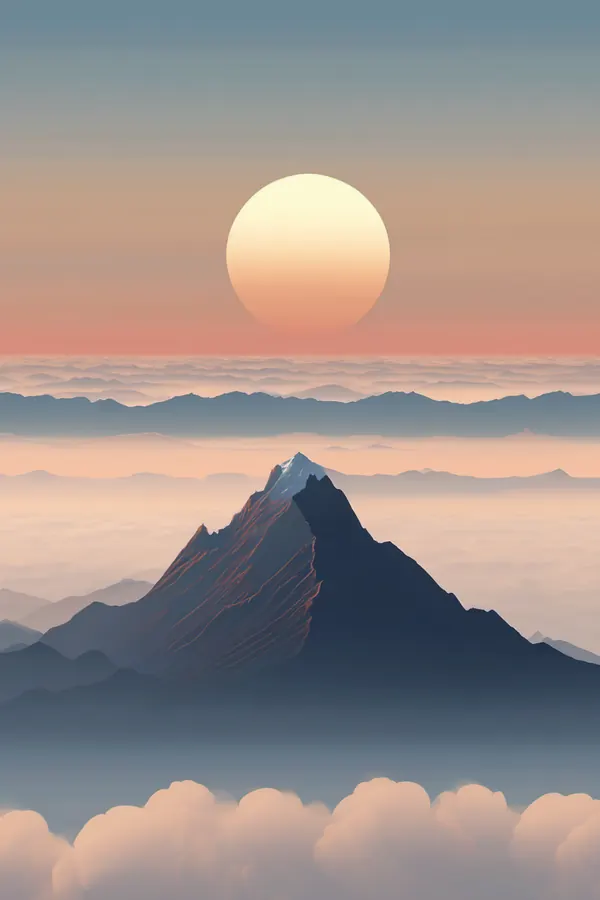
#> input picture assets/covers/templates/above-the-clouds.webp, 600 x 900 px
$ python -i build_cover_templates.py   (imports and definitions only)
#> lines starting #> are read from the running program, lines starting #| are printed output that depends on the picture
#> further down, picture is the input picture: PIL image 600x900 RGB; mean R, G, B 156.4, 144.1, 139.4
"""Add ComfyUI artwork to the cover-template library.

Reads picks from a JSON list of [source_png, id, name, blurb, [genres]], crops each to 2:3,
writes 600x900 art + 264x396 thumb into assets/covers/templates/, MEASURES palette and
type placement from the pixels, and prints the new entries as JSON for merging into
js/data/cover-templates.js (see the merge step in the session notes / merge_templates.mjs).

Run:  python -I tools/build_cover_templates.py picks.json out_entries.json
"""
import json, sys, colorsys
from pathlib import Path
from PIL import Image, ImageStat

ROOT = Path(__file__).resolve().parent.parent
OUT = ROOT / "assets" / "covers" / "templates"
INK, WHITE = "#16161a", "#ffffff"

# [4 lines left out: function lum, not called in this run]

def hexc(rgb): return "#%02x%02x%02x" % tuple(int(round(c)) for c in rgb)

# [4 lines left out: function region, not called in this run]

def accent(im):
    small = im.convert("RGB").resize((64, 96))
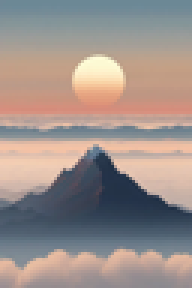
#> small: PIL image 64x96 RGB (shown 3 times larger); mean R, G, B 156.4, 144.1, 139.4
    best, score = None, -1
    for px in small.quantize(8).convert("RGB").getcolors(10000):
        n, c = px
        h, s, v = colorsys.rgb_to_hsv(*[x / 255 for x in c])
        sc = n * s * (0.3 + v) if v > 0.2 else 0
        if sc > score: best, score = c, sc
#> this loop made 8 passes
#> (n, h, s, v, sc, best, score) on passes 1, 3: (670, 0.0556, 0.233, 0.808, 173, (206, 174, 158), 173), (1327, 0.0606, 0.285, 0.757, 399.7, (193, 158, 138), 399.7)
#> (n, c, h, s, v, sc) on passes 2, 4, 5, 6, 7, 8: (482, (93, 108, 122), 0.58, 0.238, 0.478, 89.19), (922, (163, 157, 151), 0.0833, 0.0736, 0.639, 63.75), (18, (180, 145, 136), 0.0341, 0.244, 0.706, 4.43), (1108, (122, 141, 150), 0.554, 0.187, 0.588, 183.7), (782, (235, 201, 175), 0.0722, 0.255, 0.922, 243.9), (835, (53, 66, 84), 0.597, 0.369, 0.329, 194)
#> after the loop, score = 399.7
    return hexc(best)

# [38 lines left out: function build, not called in this run]

# [5 lines not run here, left out]

>>> from PIL import Image
>>> picture = Image.open('../assets/covers/templates/above-the-clouds.webp')
>>> result = accent(picture)
#> result = '#c19e8a'

$ run again, on assets/covers/templates/aurora-valley.webp
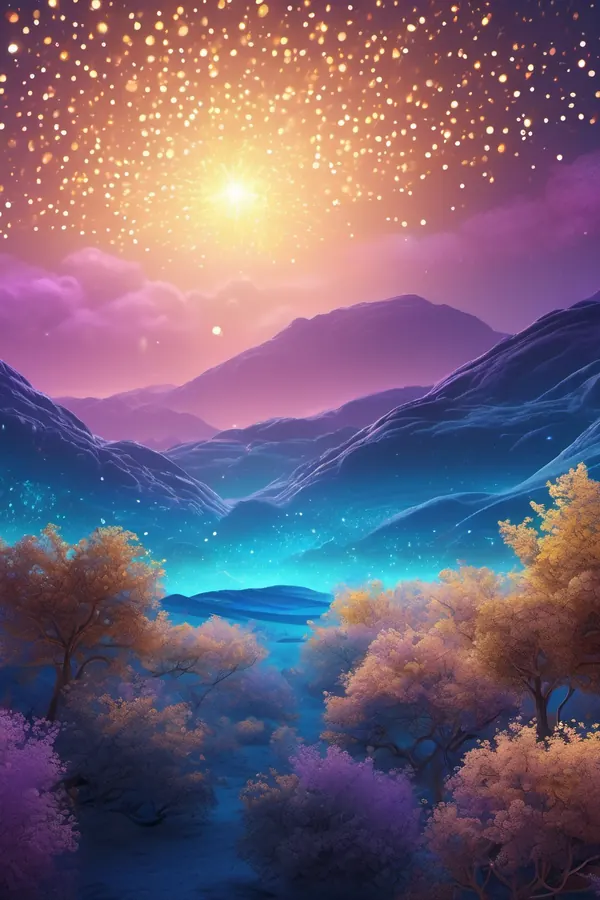
#> input picture assets/covers/templates/aurora-valley.webp, 600 x 900 px
#> picture is the input picture: PIL image 600x900 RGB; mean R, G, B 116, 97.3, 117
#> in accent, `small = im.convert("RGB").resize((64, 96))`:
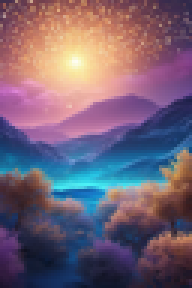
#> small: PIL image 64x96 RGB (shown 3 times larger); mean R, G, B 116, 97.3, 117
#> the loop in accent, `for px in small.quantize(8).convert("RGB").getcolors(10000):` made 8 passes
#> (n, h, s, v, sc, best, score) on passes 1, 2, 4: (809, 0.112, 0.196, 0.8, 174.5, (204, 191, 164), 174.5), (787, 0.616, 0.612, 0.404, 338.8, (40, 59, 103), 338.8), (1079, 0.952, 0.385, 0.702, 416.7, (179, 110, 130), 416.7)
#> after the loop in accent, `for px in small.quantize(8).convert("RGB").getcolors(10000):`: score = 416.7
#> result = '#b36e82'
